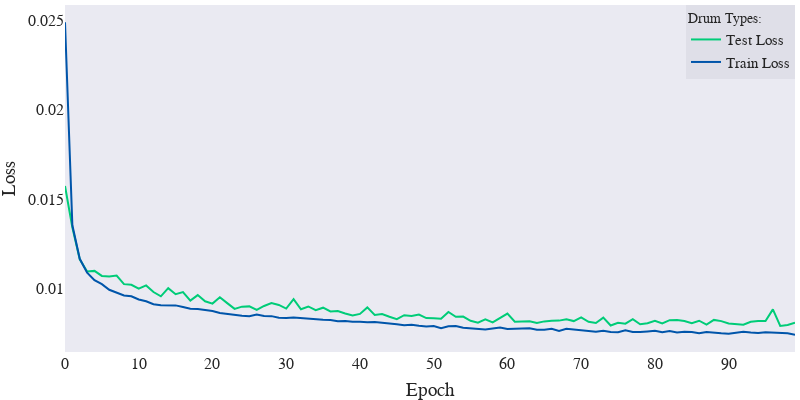

The notebook cell this image was saved under:
### Code cell
#test/train plot

import plotly.express as px 
import pandas as pd 
import numpy as np 
scope = PlotlyScope()
# Get some data
df = pd.read_csv('../../feature_extraction/csvs/training/both.csv')

# Plot 
fig = go.Figure()

fig.add_trace(go.Scatter(
    x=df.index,
    y=df['test_loss'],
    marker=dict(
        color="#00CC78"
    ),
    name="Test Loss",
    showlegend=True
))

fig.add_trace(go.Scatter(
    x=df.index,
    y=df['train_loss'],
    mode='lines',
    marker=dict(
       color="#0055AA"
    ),
    name="Train Loss",
    showlegend=True
))

fig.update_layout(
 autosize=False,title_text='',title=None,title_x=0.5, title_y=0.98,
                    template="seaborn",
                    width=800,
                    height=400, margin=dict( r=5, l=10, b=0, t=5),
                    font_family="Times New Roman",
                    font_size=16,
                    title_font_family="Times New Roman",
                    title_font_size=28,
                    legend=dict(bgcolor='rgba(220,220,230,0.8)',orientation="v",yanchor="top",y=1,xanchor="right",x=1,
                        font = dict(size=15),title_font = dict(size=14)),
                    legend_title_text="Drum Types:",
                )

fig.update_xaxes(showgrid=False,zeroline=False,title_text="Epoch")
fig.update_yaxes(showgrid=False,zeroline=False,title_text="Loss")
fig.show()
with open("best_training", "wb") as f:
    f.write(scope.transform(fig, format="pdf", width=700,height=400,  ))

### Figure 1 — Plotly figure (JSON) as saved in the notebook; plotly's stock layout.template omitted (floating-point values rounded to 4 significant figures)
{"data": [{"marker": {"color": "#00CC78"}, "name": "Test Loss", "showlegend": true, "type": "scatter", "x": [0, 1, 2, 3, 4, 5, 6, 7, 8, 9, 10, 11, 12, 13, 14, 15, 16, 17, 18, 19, 20, 21, 22, 23, 24, 25, 26, 27, 28, 29, 30, 31, 32, 33, 34, 35, 36, 37, 38, 39, 40, 41, 42, 43, 44, 45, 46, 47, 48, 49, 50, 51, 52, 53, 54, 55, 56, 57, 58, 59, 60, 61, 62, 63, 64, 65, 66, 67, 68, 69, 70, 71, 72, 73, 74, 75, 76, 77, 78, 79, 80, 81, 82, 83, 84, 85, 86, 87, 88, 89, 90, 91, 92, 93, 94, 95, 96, 97, 98, 99], "y": [0.01573, 0.01342, 0.01164, 0.01096, 0.01099, 0.01071, 0.01068, 0.01073, 0.01025, 0.01022, 0.01, 0.01018, 0.009815, 0.009573, 0.01003, 0.009693, 0.00981, 0.009332, 0.009642, 0.009297, 0.009168, 0.009524, 0.009193, 0.008872, 0.008998, 0.009012, 0.008818, 0.009034, 0.009193, 0.009093, 0.008892, 0.009416, 0.008852, 0.009006, 0.008801, 0.008939, 0.008733, 0.008756, 0.008619, 0.008508, 0.008593, 0.008954, 0.008535, 0.008581, 0.008432, 0.008296, 0.008518, 0.00847, 0.00856, 0.00836, 0.008356, 0.008319, 0.008703, 0.008433, 0.008446, 0.008207, 0.008097, 0.008283, 0.008116, 0.008344, 0.008606, 0.008155, 0.008155, 0.00818, 0.008081, 0.008174, 0.008214, 0.008217, 0.008297, 0.008191, 0.008396, 0.008151, 0.008083, 0.008382, 0.007946, 0.008092, 0.00805, 0.008293, 0.008017, 0.008071, 0.008209, 0.008055, 0.008241, 0.008246, 0.008196, 0.008074, 0.008212, 0.007994, 0.008258, 0.008191, 0.008056, 0.008029, 0.007989, 0.008156, 0.0082, 0.008195, 0.008844, 0.007922, 0.007971, 0.0081]}, {"marker": {"color": "#0055AA"}, "mode": "lines", "name": "Train Loss", "showlegend": true, "type": "scatter", "x": [0, 1, 2, 3, 4, 5, 6, 7, 8, 9, 10, 11, 12, 13, 14, 15, 16, 17, 18, 19, 20, 21, 22, 23, 24, 25, 26, 27, 28, 29, 30, 31, 32, 33, 34, 35, 36, 37, 38, 39, 40, 41, 42, 43, 44, 45, 46, 47, 48, 49, 50, 51, 52, 53, 54, 55, 56, 57, 58, 59, 60, 61, 62, 63, 64, 65, 66, 67, 68, 69, 70, 71, 72, 73, 74, 75, 76, 77, 78, 79, 80, 81, 82, 83, 84, 85, 86, 87, 88, 89, 90, 91, 92, 93, 94, 95, 96, 97, 98, 99], "y": [0.02486, 0.01354, 0.01167, 0.0109, 0.01048, 0.01025, 0.00994, 0.00976, 0.009625, 0.009575, 0.009394, 0.009295, 0.009136, 0.00908, 0.009072, 0.009068, 0.008983, 0.008886, 0.008864, 0.008814, 0.008755, 0.00864, 0.008578, 0.008554, 0.008493, 0.008458, 0.00856, 0.00847, 0.008467, 0.008376, 0.00836, 0.008398, 0.008361, 0.008351, 0.008296, 0.008273, 0.008257, 0.00818, 0.008194, 0.008153, 0.008157, 0.008119, 0.008141, 0.008106, 0.008083, 0.008018, 0.007954, 0.00798, 0.007928, 0.007894, 0.00792, 0.007795, 0.0079, 0.007918, 0.007824, 0.007793, 0.007776, 0.007724, 0.007782, 0.007832, 0.007746, 0.007749, 0.007766, 0.007788, 0.007706, 0.007702, 0.007759, 0.00764, 0.007758, 0.007716, 0.007692, 0.007644, 0.007595, 0.007647, 0.007578, 0.007568, 0.007677, 0.007578, 0.007575, 0.007615, 0.007657, 0.007564, 0.007631, 0.007558, 0.007597, 0.007582, 0.007507, 0.007584, 0.007531, 0.007512, 0.007489, 0.007534, 0.007599, 0.007557, 0.00753, 0.007571, 0.007547, 0.007522, 0.007511, 0.007434]}], "layout": {"autosize": false, "font": {"family": "Times New Roman", "size": 16}, "height": 400, "legend": {"bgcolor": "rgba(220,220,230,0.8)", "font": {"size": 15}, "orientation": "v", "title": {"font": {"size": 14}, "text": "Drum Types:"}, "x": 1, "xanchor": "right", "y": 1, "yanchor": "top"}, "margin": {"b": 0, "l": 10, "r": 5, "t": 5}, "title": {"font": {"family": "Times New Roman", "size": 28}, "text": "", "x": 0.5, "y": 0.98}, "width": 800, "xaxis": {"autorange": true, "range": [0, 99], "showgrid": false, "title": {"text": "Epoch"}, "type": "linear", "zeroline": false}, "yaxis": {"autorange": true, "range": [0.006466, 0.02583], "showgrid": false, "title": {"text": "Loss"}, "type": "linear", "zeroline": false}}}
